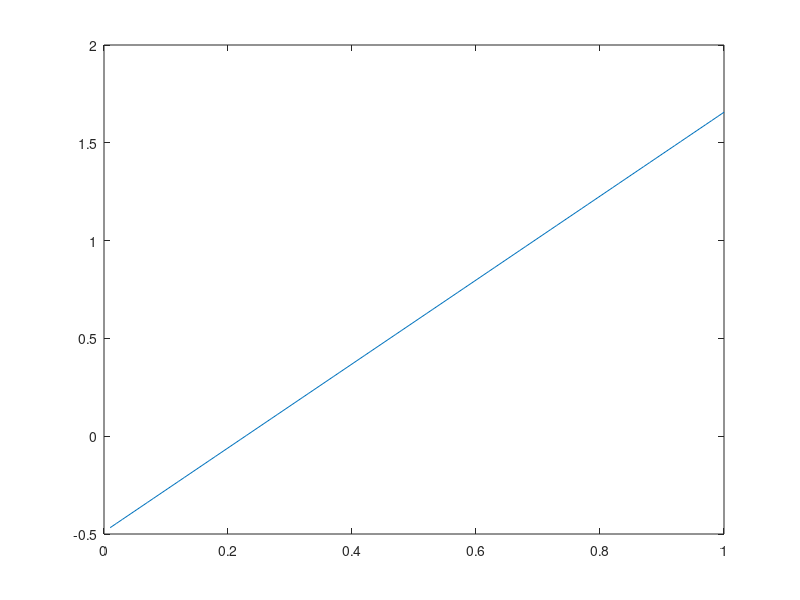

The MATLAB script that drew this image: (Note: this script raises an error after producing the figure.)
% Data
rho = 1.225;
m_ft= 0.10;
m_w= 0.10;
xcg_w=0.09;
xcg_ft=0.4;
xac_t=0.93;
bw=0.98;
cw=0.20;
bt=0.5;
ct=0.15;
ew=0.9;
et=0.85;
a0 = [6, 5.5, 6.5, 6.4];
a0 = a0(:);
Cl0 = [0, 0.5, -0.1, 0.2];
Clmax =[1.1, 1.4, 1.15, 1.2];
Cd0 = [0.015, 0.015, 0.015, 0.014];
k = [0.06, 0.05, 0.05, 0.04];
Cm0 = [0, -0.12, 0, -0.05];
dCmdCl = 0;
etat = 0.95;
h = 4;
Sw = bw*cw;
St = bt*ct;
Aw = bw/cw;
At = bt/ct;
W = (m_w+m_ft)*9.81;

xle = 0.01:0.01:1;
for i = 1:4
    aw = a0(i)/(1+a0(i)/(pi*Aw*ew));
    at = a0(i)/(1+a0(1)/(pi*At*et));
    depsilondalpha = 2*aw/(pi*Aw);
    Hn = -(xle+xcg_w+xcg_ft)./(2*cw)+(xle+0.25*cw)./cw+(at/aw)*(1-depsilondalpha)*etat*St*(xac_t-(xle+xcg_w+xcg_ft)./2)/(Sw*cw);
    figure(i)
    plot(xle, Hn)
    hold on
    yline(0.12, 'r')          %We find in the plot the corresponding value of xle for Hn of 0.12
    grid on
    xlabel("Xle")
    ylabel("Hn")
    hold off
end

xle = [0.284, 0.276, 0.291, 0.290];
xac = zeros(4,1);
xcg = zeros(4,1);
V1 = zeros(4,1);
for t = 1:4
    xaci = (xle(t) + 0.25*cw)/cw;
    xcgi = ((xle(t)+xcg_w)*m_w + xcg_ft*m_ft)/(m_w*m_ft*cw);
    xac(i) = xaci;
    xcg(i) = xcgi;
    V1i = St*(xac_t-xcgi*cw)/(Sw*cw);
    V1(i) = V1i; 
end

% Maximum Range
Rmax = zeros(4,1);
vr = zeros(4,1);
for p = 1:4
    Rmaxi = h/(2*(k(p)*Cd0(p)));
    vri = (2*W/(rho*Sw)^0.5)*(k(p)/Cd0(p))^(1/4);
    Rmax(i) = Rmaxi;
    vr(i) = vri;
end
Lt = 0;
change= 1;
tol =1e-2;
Clw = zeros(4,1);
Clt = zeros(4,1);
for r = 1:4
while change > tol
    Clwr = 2*(W-Lt)/(rho*vr(r)^2*Sw);
    Cmac_w = (W-Lt)/(0.5*rho*vr(r)^2*Sw*bw);
    Cltr = (Clwr*(xcg(r)-xac(r))+Cmac_w)/(etat*V1(r));
    Ltnew = 0.5*rho+vr(r)^2*St*etat*Cltr;
    change = abs(Ltnew-Lt);
    Lt = Ltnew;
end
Clw(r) = Clwr;
Clt(r) = Cltr;
end




